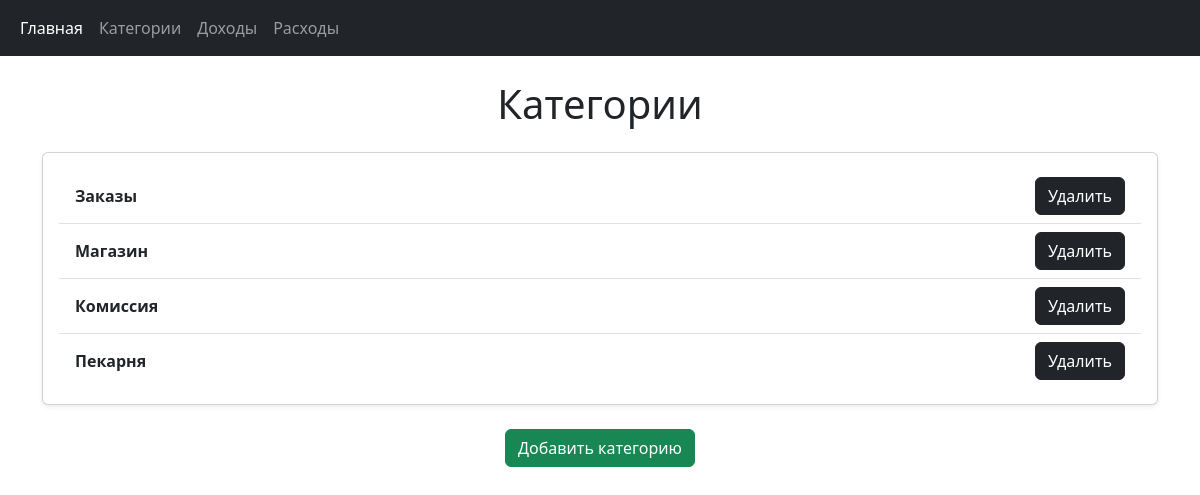
The page /categories on the database as committed earlier.
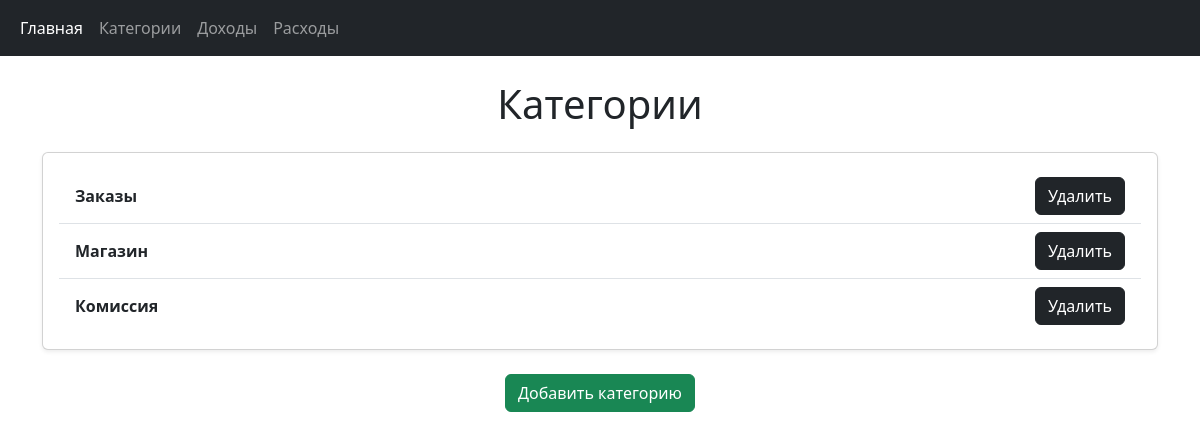
The same page on the database as committed later.
### dashboard/models.py (models this page shows, shortened)
class Category(models.Model):
    title = models.CharField(max_length=255)

### dashboard/views.py (the view)
# urls.py: path("categories", category_view, name="category_view"),
def category_view(request):
    categories = Category.objects.all()
    return render(request, "categories.html", {"categories": categories})

### templates/categories.html (shortened to what this page needs)
{% extends "base.html" %}
{% block content %}
<h1 class="text-center my-4">Категории</h1>
<div class="card shadow-sm">
    <div class="card-body">
        <ul class="list-group list-group-flush">
            {% for category in categories %}
            <li class="list-group-item d-flex justify-content-between align-items-center">
                <span class="fw-bold">{{ category.title }}</span>
                <form method="POST" action="{% url 'category_del' category.id %}">
                    <button type="submit" class="btn btn-dark">Удалить</button>
                </form>
            </li>
            {% endfor %}
        </ul>
    </div>
</div>
<div class="text-center mt-4">
    <a href="/categories/add" class="btn btn-success">Добавить категорию</a>
</div>
{% endblock %}

Rows that differ between the two databases and show on the page:
removed Category: title "Пекарня"
